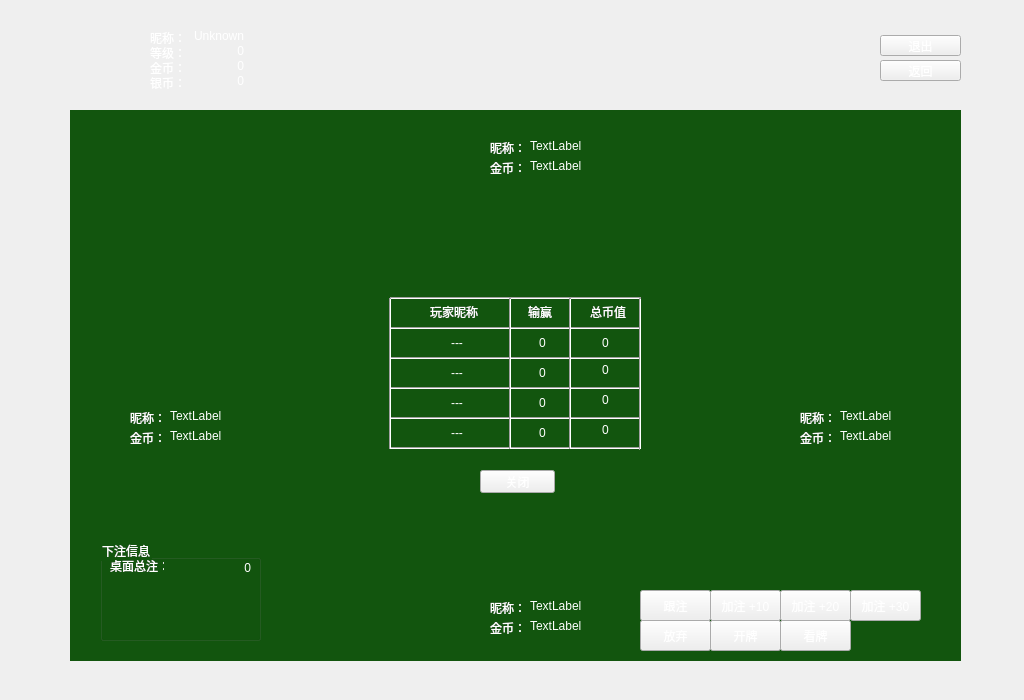
<?xml version="1.0" encoding="UTF-8"?>
<ui version="4.0">
 <class>bgWidget</class>
 <widget class="QWidget" name="bgWidget">
  <property name="enabled">
   <bool>true</bool>
  </property>
  <property name="geometry">
   <rect>
    <x>0</x>
    <y>0</y>
    <width>1024</width>
    <height>700</height>
   </rect>
  </property>
  <property name="minimumSize">
   <size>
    <width>1024</width>
    <height>700</height>
   </size>
  </property>
  <property name="maximumSize">
   <size>
    <width>1024</width>
    <height>700</height>
   </size>
  </property>
  <property name="windowTitle">
   <string>Form</string>
  </property>
  <property name="styleSheet">
   <string notr="true">QWidget[objectName=&quot;bgWidget&quot;] 
{
background-image: url(:/Images/Media/lobby.png);
}

QLabel
{
	color:rgb(255,255,255);
}

QGroupBox
{
	color:rgb(255,255,255);
}

QPushButton
{
border-image: url(:/Images/Media/btn_bg)0 312 0 0;
color: rgb(255, 255, 255);
}
QPushButton::hover
{ 
border-image: url(:/Images/Media/btn_bg)0 156 0 156;
color: rgb(255, 255, 255);
}
QPushButton::pressed
{ 
border-image: url(:/Images/Media/btn_bg)0 0 0 312;
color: rgb(255, 255, 255);
}
QPushButton::disabled
{ 
border-image: url(:/Images/Media/btn_bg)0 0 0 312;
color: rgb(130, 130, 130);
}

QGraphicsView
{
	/*background-color: rgb(80, 0, 1);*/
	background-color: rgb(18, 85, 14);

}

</string>
  </property>
  <widget class="QPushButton" name="btn_back">
   <property name="geometry">
    <rect>
     <x>880</x>
     <y>60</y>
     <width>81</width>
     <height>21</height>
    </rect>
   </property>
   <property name="text">
    <string>返回</string>
   </property>
  </widget>
  <widget class="QPushButton" name="btn_quit">
   <property name="geometry">
    <rect>
     <x>880</x>
     <y>35</y>
     <width>81</width>
     <height>21</height>
    </rect>
   </property>
   <property name="text">
    <string>退出</string>
   </property>
  </widget>
  <widget class="QLabel" name="playerImage">
   <property name="geometry">
    <rect>
     <x>80</x>
     <y>30</y>
     <width>60</width>
     <height>60</height>
    </rect>
   </property>
   <property name="text">
    <string/>
   </property>
   <property name="pixmap">
    <pixmap resource="client.qrc">:/Images/Media/nobodyImage.png</pixmap>
   </property>
  </widget>
  <widget class="QGraphicsView" name="graphicsView">
   <property name="enabled">
    <bool>false</bool>
   </property>
   <property name="geometry">
    <rect>
     <x>70</x>
     <y>110</y>
     <width>891</width>
     <height>551</height>
    </rect>
   </property>
   <property name="frameShape">
    <enum>QFrame::NoFrame</enum>
   </property>
   <property name="verticalScrollBarPolicy">
    <enum>Qt::ScrollBarAlwaysOff</enum>
   </property>
   <property name="horizontalScrollBarPolicy">
    <enum>Qt::ScrollBarAlwaysOff</enum>
   </property>
  </widget>
  <widget class="QLabel" name="playerImage_0">
   <property name="geometry">
    <rect>
     <x>420</x>
     <y>130</y>
     <width>60</width>
     <height>60</height>
    </rect>
   </property>
   <property name="text">
    <string/>
   </property>
   <property name="pixmap">
    <pixmap resource="client.qrc">:/Images/Media/nobodyImage.png</pixmap>
   </property>
  </widget>
  <widget class="QLabel" name="playerImage_1">
   <property name="geometry">
    <rect>
     <x>810</x>
     <y>330</y>
     <width>60</width>
     <height>60</height>
    </rect>
   </property>
   <property name="text">
    <string/>
   </property>
   <property name="pixmap">
    <pixmap resource="client.qrc">:/Images/Media/nobodyImage.png</pixmap>
   </property>
  </widget>
  <widget class="QLabel" name="playerImage_2">
   <property name="geometry">
    <rect>
     <x>420</x>
     <y>590</y>
     <width>60</width>
     <height>60</height>
    </rect>
   </property>
   <property name="text">
    <string/>
   </property>
   <property name="pixmap">
    <pixmap resource="client.qrc">:/Images/Media/nobodyImage.png</pixmap>
   </property>
  </widget>
  <widget class="QLabel" name="playerImage_3">
   <property name="geometry">
    <rect>
     <x>140</x>
     <y>330</y>
     <width>60</width>
     <height>60</height>
    </rect>
   </property>
   <property name="text">
    <string/>
   </property>
   <property name="pixmap">
    <pixmap resource="client.qrc">:/Images/Media/nobodyImage.png</pixmap>
   </property>
  </widget>
  <widget class="QLabel" name="nickName_2">
   <property name="geometry">
    <rect>
     <x>490</x>
     <y>600</y>
     <width>31</width>
     <height>16</height>
    </rect>
   </property>
   <property name="text">
    <string>昵称：</string>
   </property>
  </widget>
  <widget class="QLabel" name="goldCoinText_2">
   <property name="geometry">
    <rect>
     <x>530</x>
     <y>620</y>
     <width>54</width>
     <height>12</height>
    </rect>
   </property>
   <property name="text">
    <string>TextLabel</string>
   </property>
  </widget>
  <widget class="QLabel" name="goldCoin_2">
   <property name="geometry">
    <rect>
     <x>490</x>
     <y>620</y>
     <width>31</width>
     <height>16</height>
    </rect>
   </property>
   <property name="text">
    <string>金币：</string>
   </property>
  </widget>
  <widget class="QLabel" name="nickNameText_2">
   <property name="geometry">
    <rect>
     <x>530</x>
     <y>600</y>
     <width>54</width>
     <height>12</height>
    </rect>
   </property>
   <property name="text">
    <string>TextLabel</string>
   </property>
  </widget>
  <widget class="QLabel" name="goldCoin_1">
   <property name="geometry">
    <rect>
     <x>800</x>
     <y>430</y>
     <width>31</width>
     <height>16</height>
    </rect>
   </property>
   <property name="text">
    <string>金币：</string>
   </property>
  </widget>
  <widget class="QLabel" name="nickName_1">
   <property name="geometry">
    <rect>
     <x>800</x>
     <y>410</y>
     <width>31</width>
     <height>16</height>
    </rect>
   </property>
   <property name="text">
    <string>昵称：</string>
   </property>
  </widget>
  <widget class="QLabel" name="nickNameText_1">
   <property name="geometry">
    <rect>
     <x>840</x>
     <y>410</y>
     <width>54</width>
     <height>12</height>
    </rect>
   </property>
   <property name="text">
    <string>TextLabel</string>
   </property>
  </widget>
  <widget class="QLabel" name="goldCoinText_1">
   <property name="geometry">
    <rect>
     <x>840</x>
     <y>430</y>
     <width>54</width>
     <height>12</height>
    </rect>
   </property>
   <property name="text">
    <string>TextLabel</string>
   </property>
  </widget>
  <widget class="QLabel" name="goldCoin_3">
   <property name="geometry">
    <rect>
     <x>130</x>
     <y>430</y>
     <width>31</width>
     <height>16</height>
    </rect>
   </property>
   <property name="text">
    <string>金币：</string>
   </property>
  </widget>
  <widget class="QLabel" name="nickName_3">
   <property name="geometry">
    <rect>
     <x>130</x>
     <y>410</y>
     <width>31</width>
     <height>16</height>
    </rect>
   </property>
   <property name="text">
    <string>昵称：</string>
   </property>
  </widget>
  <widget class="QLabel" name="nickNameText_3">
   <property name="geometry">
    <rect>
     <x>170</x>
     <y>410</y>
     <width>54</width>
     <height>12</height>
    </rect>
   </property>
   <property name="text">
    <string>TextLabel</string>
   </property>
  </widget>
  <widget class="QLabel" name="goldCoinText_3">
   <property name="geometry">
    <rect>
     <x>170</x>
     <y>430</y>
     <width>54</width>
     <height>12</height>
    </rect>
   </property>
   <property name="text">
    <string>TextLabel</string>
   </property>
  </widget>
  <widget class="QLabel" name="goldCoin_0">
   <property name="geometry">
    <rect>
     <x>490</x>
     <y>160</y>
     <width>31</width>
     <height>16</height>
    </rect>
   </property>
   <property name="text">
    <string>金币：</string>
   </property>
  </widget>
  <widget class="QLabel" name="nickName_0">
   <property name="geometry">
    <rect>
     <x>490</x>
     <y>140</y>
     <width>31</width>
     <height>16</height>
    </rect>
   </property>
   <property name="text">
    <string>昵称：</string>
   </property>
  </widget>
  <widget class="QLabel" name="nickNameText_0">
   <property name="geometry">
    <rect>
     <x>530</x>
     <y>140</y>
     <width>54</width>
     <height>12</height>
    </rect>
   </property>
   <property name="text">
    <string>TextLabel</string>
   </property>
  </widget>
  <widget class="QLabel" name="goldCoinText_0">
   <property name="geometry">
    <rect>
     <x>530</x>
     <y>160</y>
     <width>54</width>
     <height>12</height>
    </rect>
   </property>
   <property name="text">
    <string>TextLabel</string>
   </property>
  </widget>
  <widget class="QLabel" name="nickName">
   <property name="geometry">
    <rect>
     <x>150</x>
     <y>30</y>
     <width>31</width>
     <height>16</height>
    </rect>
   </property>
   <property name="text">
    <string>昵称：</string>
   </property>
  </widget>
  <widget class="QLabel" name="goldCoinText">
   <property name="geometry">
    <rect>
     <x>190</x>
     <y>60</y>
     <width>54</width>
     <height>12</height>
    </rect>
   </property>
   <property name="text">
    <string>0</string>
   </property>
   <property name="alignment">
    <set>Qt::AlignRight|Qt::AlignTrailing|Qt::AlignVCenter</set>
   </property>
  </widget>
  <widget class="QLabel" name="goldCoin">
   <property name="geometry">
    <rect>
     <x>150</x>
     <y>60</y>
     <width>31</width>
     <height>16</height>
    </rect>
   </property>
   <property name="text">
    <string>金币：</string>
   </property>
  </widget>
  <widget class="QLabel" name="silverCoin">
   <property name="geometry">
    <rect>
     <x>150</x>
     <y>75</y>
     <width>31</width>
     <height>16</height>
    </rect>
   </property>
   <property name="text">
    <string>银币：</string>
   </property>
  </widget>
  <widget class="QLabel" name="nickNameText">
   <property name="geometry">
    <rect>
     <x>190</x>
     <y>30</y>
     <width>54</width>
     <height>12</height>
    </rect>
   </property>
   <property name="text">
    <string>Unknown</string>
   </property>
   <property name="alignment">
    <set>Qt::AlignRight|Qt::AlignTrailing|Qt::AlignVCenter</set>
   </property>
  </widget>
  <widget class="QLabel" name="silverCoinText">
   <property name="geometry">
    <rect>
     <x>190</x>
     <y>75</y>
     <width>54</width>
     <height>12</height>
    </rect>
   </property>
   <property name="text">
    <string>0</string>
   </property>
   <property name="alignment">
    <set>Qt::AlignRight|Qt::AlignTrailing|Qt::AlignVCenter</set>
   </property>
  </widget>
  <widget class="QLabel" name="level">
   <property name="geometry">
    <rect>
     <x>150</x>
     <y>45</y>
     <width>31</width>
     <height>16</height>
    </rect>
   </property>
   <property name="text">
    <string>等级：</string>
   </property>
  </widget>
  <widget class="QLabel" name="levelText">
   <property name="geometry">
    <rect>
     <x>190</x>
     <y>45</y>
     <width>54</width>
     <height>12</height>
    </rect>
   </property>
   <property name="text">
    <string>0</string>
   </property>
   <property name="alignment">
    <set>Qt::AlignRight|Qt::AlignTrailing|Qt::AlignVCenter</set>
   </property>
  </widget>
  <widget class="QPushButton" name="btn_oper_1">
   <property name="enabled">
    <bool>true</bool>
   </property>
   <property name="geometry">
    <rect>
     <x>640</x>
     <y>590</y>
     <width>71</width>
     <height>31</height>
    </rect>
   </property>
   <property name="text">
    <string>跟注</string>
   </property>
  </widget>
  <widget class="QPushButton" name="btn_oper_2">
   <property name="geometry">
    <rect>
     <x>710</x>
     <y>590</y>
     <width>71</width>
     <height>31</height>
    </rect>
   </property>
   <property name="text">
    <string>加注 +10</string>
   </property>
  </widget>
  <widget class="QPushButton" name="btn_oper_3">
   <property name="geometry">
    <rect>
     <x>780</x>
     <y>590</y>
     <width>71</width>
     <height>31</height>
    </rect>
   </property>
   <property name="text">
    <string>加注 +20</string>
   </property>
  </widget>
  <widget class="QPushButton" name="btn_oper_4">
   <property name="geometry">
    <rect>
     <x>850</x>
     <y>590</y>
     <width>71</width>
     <height>31</height>
    </rect>
   </property>
   <property name="text">
    <string>加注 +30</string>
   </property>
  </widget>
  <widget class="QPushButton" name="btn_oper_5">
   <property name="geometry">
    <rect>
     <x>710</x>
     <y>620</y>
     <width>71</width>
     <height>31</height>
    </rect>
   </property>
   <property name="text">
    <string>开牌</string>
   </property>
  </widget>
  <widget class="QPushButton" name="btn_oper_6">
   <property name="geometry">
    <rect>
     <x>780</x>
     <y>620</y>
     <width>71</width>
     <height>31</height>
    </rect>
   </property>
   <property name="text">
    <string>看牌</string>
   </property>
  </widget>
  <widget class="QPushButton" name="btn_oper_7">
   <property name="geometry">
    <rect>
     <x>640</x>
     <y>620</y>
     <width>71</width>
     <height>31</height>
    </rect>
   </property>
   <property name="text">
    <string>放弃</string>
   </property>
  </widget>
  <widget class="QGroupBox" name="groupBox">
   <property name="geometry">
    <rect>
     <x>100</x>
     <y>540</y>
     <width>161</width>
     <height>101</height>
    </rect>
   </property>
   <property name="title">
    <string>下注信息</string>
   </property>
   <widget class="QLabel" name="label">
    <property name="geometry">
     <rect>
      <x>10</x>
      <y>20</y>
      <width>54</width>
      <height>12</height>
     </rect>
    </property>
    <property name="text">
     <string>桌面总注：</string>
    </property>
   </widget>
   <widget class="QLabel" name="totalCoin">
    <property name="geometry">
     <rect>
      <x>80</x>
      <y>20</y>
      <width>71</width>
      <height>16</height>
     </rect>
    </property>
    <property name="text">
     <string>0</string>
    </property>
    <property name="alignment">
     <set>Qt::AlignRight|Qt::AlignTrailing|Qt::AlignVCenter</set>
    </property>
   </widget>
  </widget>
  <widget class="QLabel" name="clock_0">
   <property name="geometry">
    <rect>
     <x>380</x>
     <y>140</y>
     <width>32</width>
     <height>32</height>
    </rect>
   </property>
   <property name="text">
    <string/>
   </property>
   <property name="pixmap">
    <pixmap resource="client.qrc">:/Images/Media/clock.gif</pixmap>
   </property>
  </widget>
  <widget class="QLabel" name="clock_1">
   <property name="geometry">
    <rect>
     <x>870</x>
     <y>340</y>
     <width>32</width>
     <height>32</height>
    </rect>
   </property>
   <property name="text">
    <string/>
   </property>
   <property name="pixmap">
    <pixmap resource="client.qrc">:/Images/Media/clock.gif</pixmap>
   </property>
  </widget>
  <widget class="QLabel" name="clock_2">
   <property name="geometry">
    <rect>
     <x>380</x>
     <y>600</y>
     <width>32</width>
     <height>32</height>
    </rect>
   </property>
   <property name="text">
    <string/>
   </property>
   <property name="pixmap">
    <pixmap resource="client.qrc">:/Images/Media/clock.gif</pixmap>
   </property>
  </widget>
  <widget class="QLabel" name="clock_3">
   <property name="geometry">
    <rect>
     <x>100</x>
     <y>350</y>
     <width>32</width>
     <height>32</height>
    </rect>
   </property>
   <property name="text">
    <string/>
   </property>
   <property name="pixmap">
    <pixmap resource="client.qrc">:/Images/Media/clock.gif</pixmap>
   </property>
  </widget>
  <widget class="QWidget" name="balance" native="true">
   <property name="geometry">
    <rect>
     <x>360</x>
     <y>260</y>
     <width>317</width>
     <height>259</height>
    </rect>
   </property>
   <widget class="QLabel" name="bg">
    <property name="geometry">
     <rect>
      <x>0</x>
      <y>0</y>
      <width>317</width>
      <height>259</height>
     </rect>
    </property>
    <property name="text">
     <string/>
    </property>
    <property name="pixmap">
     <pixmap resource="client.qrc">:/Images/Media/balanceBG.png</pixmap>
    </property>
   </widget>
   <widget class="Line" name="line">
    <property name="geometry">
     <rect>
      <x>30</x>
      <y>30</y>
      <width>251</width>
      <height>16</height>
     </rect>
    </property>
    <property name="orientation">
     <enum>Qt::Horizontal</enum>
    </property>
   </widget>
   <widget class="Line" name="line_2">
    <property name="geometry">
     <rect>
      <x>30</x>
      <y>60</y>
      <width>251</width>
      <height>16</height>
     </rect>
    </property>
    <property name="orientation">
     <enum>Qt::Horizontal</enum>
    </property>
   </widget>
   <widget class="Line" name="line_3">
    <property name="geometry">
     <rect>
      <x>30</x>
      <y>90</y>
      <width>251</width>
      <height>16</height>
     </rect>
    </property>
    <property name="orientation">
     <enum>Qt::Horizontal</enum>
    </property>
   </widget>
   <widget class="Line" name="line_4">
    <property name="geometry">
     <rect>
      <x>30</x>
      <y>120</y>
      <width>251</width>
      <height>16</height>
     </rect>
    </property>
    <property name="orientation">
     <enum>Qt::Horizontal</enum>
    </property>
   </widget>
   <widget class="Line" name="line_5">
    <property name="geometry">
     <rect>
      <x>30</x>
      <y>150</y>
      <width>251</width>
      <height>16</height>
     </rect>
    </property>
    <property name="orientation">
     <enum>Qt::Horizontal</enum>
    </property>
   </widget>
   <widget class="Line" name="line_6">
    <property name="geometry">
     <rect>
      <x>30</x>
      <y>180</y>
      <width>251</width>
      <height>16</height>
     </rect>
    </property>
    <property name="orientation">
     <enum>Qt::Horizontal</enum>
    </property>
   </widget>
   <widget class="Line" name="line_7">
    <property name="geometry">
     <rect>
      <x>20</x>
      <y>38</y>
      <width>20</width>
      <height>151</height>
     </rect>
    </property>
    <property name="orientation">
     <enum>Qt::Vertical</enum>
    </property>
   </widget>
   <widget class="Line" name="line_8">
    <property name="geometry">
     <rect>
      <x>140</x>
      <y>38</y>
      <width>20</width>
      <height>151</height>
     </rect>
    </property>
    <property name="orientation">
     <enum>Qt::Vertical</enum>
    </property>
   </widget>
   <widget class="Line" name="line_9">
    <property name="geometry">
     <rect>
      <x>200</x>
      <y>38</y>
      <width>20</width>
      <height>151</height>
     </rect>
    </property>
    <property name="orientation">
     <enum>Qt::Vertical</enum>
    </property>
   </widget>
   <widget class="Line" name="line_10">
    <property name="geometry">
     <rect>
      <x>270</x>
      <y>38</y>
      <width>20</width>
      <height>152</height>
     </rect>
    </property>
    <property name="orientation">
     <enum>Qt::Vertical</enum>
    </property>
   </widget>
   <widget class="QLabel" name="label_2">
    <property name="geometry">
     <rect>
      <x>70</x>
      <y>42</y>
      <width>54</width>
      <height>20</height>
     </rect>
    </property>
    <property name="text">
     <string>玩家昵称</string>
    </property>
   </widget>
   <widget class="QLabel" name="label_3">
    <property name="geometry">
     <rect>
      <x>168</x>
      <y>42</y>
      <width>54</width>
      <height>20</height>
     </rect>
    </property>
    <property name="text">
     <string>输赢</string>
    </property>
   </widget>
   <widget class="QLabel" name="label_4">
    <property name="geometry">
     <rect>
      <x>230</x>
      <y>42</y>
      <width>54</width>
      <height>20</height>
     </rect>
    </property>
    <property name="text">
     <string>总币值</string>
    </property>
   </widget>
   <widget class="QLabel" name="bl_nickname_0">
    <property name="geometry">
     <rect>
      <x>70</x>
      <y>73</y>
      <width>54</width>
      <height>20</height>
     </rect>
    </property>
    <property name="text">
     <string>---</string>
    </property>
    <property name="alignment">
     <set>Qt::AlignCenter</set>
    </property>
   </widget>
   <widget class="QLabel" name="bl_nickname_1">
    <property name="geometry">
     <rect>
      <x>70</x>
      <y>103</y>
      <width>54</width>
      <height>20</height>
     </rect>
    </property>
    <property name="text">
     <string>---</string>
    </property>
    <property name="alignment">
     <set>Qt::AlignCenter</set>
    </property>
   </widget>
   <widget class="QLabel" name="bl_nickname_2">
    <property name="geometry">
     <rect>
      <x>70</x>
      <y>133</y>
      <width>54</width>
      <height>20</height>
     </rect>
    </property>
    <property name="text">
     <string>---</string>
    </property>
    <property name="alignment">
     <set>Qt::AlignCenter</set>
    </property>
   </widget>
   <widget class="QLabel" name="bl_nickname_3">
    <property name="geometry">
     <rect>
      <x>70</x>
      <y>163</y>
      <width>54</width>
      <height>20</height>
     </rect>
    </property>
    <property name="text">
     <string>---</string>
    </property>
    <property name="alignment">
     <set>Qt::AlignCenter</set>
    </property>
   </widget>
   <widget class="QLabel" name="bl_winscore_0">
    <property name="geometry">
     <rect>
      <x>157</x>
      <y>73</y>
      <width>51</width>
      <height>20</height>
     </rect>
    </property>
    <property name="text">
     <string>0</string>
    </property>
    <property name="alignment">
     <set>Qt::AlignCenter</set>
    </property>
   </widget>
   <widget class="QLabel" name="bl_winscore_1">
    <property name="geometry">
     <rect>
      <x>157</x>
      <y>103</y>
      <width>51</width>
      <height>20</height>
     </rect>
    </property>
    <property name="text">
     <string>0</string>
    </property>
    <property name="alignment">
     <set>Qt::AlignCenter</set>
    </property>
   </widget>
   <widget class="QLabel" name="bl_winscore_2">
    <property name="geometry">
     <rect>
      <x>157</x>
      <y>133</y>
      <width>51</width>
      <height>20</height>
     </rect>
    </property>
    <property name="text">
     <string>0</string>
    </property>
    <property name="alignment">
     <set>Qt::AlignCenter</set>
    </property>
   </widget>
   <widget class="QLabel" name="bl_winscore_3">
    <property name="geometry">
     <rect>
      <x>157</x>
      <y>163</y>
      <width>51</width>
      <height>20</height>
     </rect>
    </property>
    <property name="text">
     <string>0</string>
    </property>
    <property name="alignment">
     <set>Qt::AlignCenter</set>
    </property>
   </widget>
   <widget class="QLabel" name="bl_totalscore_0">
    <property name="geometry">
     <rect>
      <x>215</x>
      <y>73</y>
      <width>61</width>
      <height>20</height>
     </rect>
    </property>
    <property name="text">
     <string>0</string>
    </property>
    <property name="alignment">
     <set>Qt::AlignCenter</set>
    </property>
   </widget>
   <widget class="QLabel" name="bl_totalscore_1">
    <property name="geometry">
     <rect>
      <x>215</x>
      <y>100</y>
      <width>61</width>
      <height>20</height>
     </rect>
    </property>
    <property name="text">
     <string>0</string>
    </property>
    <property name="alignment">
     <set>Qt::AlignCenter</set>
    </property>
   </widget>
   <widget class="QLabel" name="bl_totalscore_2">
    <property name="geometry">
     <rect>
      <x>215</x>
      <y>130</y>
      <width>61</width>
      <height>20</height>
     </rect>
    </property>
    <property name="text">
     <string>0</string>
    </property>
    <property name="alignment">
     <set>Qt::AlignCenter</set>
    </property>
   </widget>
   <widget class="QLabel" name="bl_totalscore_3">
    <property name="geometry">
     <rect>
      <x>215</x>
      <y>160</y>
      <width>61</width>
      <height>20</height>
     </rect>
    </property>
    <property name="text">
     <string>0</string>
    </property>
    <property name="alignment">
     <set>Qt::AlignCenter</set>
    </property>
   </widget>
   <widget class="QPushButton" name="blbtn_close">
    <property name="geometry">
     <rect>
      <x>120</x>
      <y>210</y>
      <width>75</width>
      <height>23</height>
     </rect>
    </property>
    <property name="text">
     <string>关闭</string>
    </property>
   </widget>
  </widget>
 </widget>
 <resources>
  <include location="client.qrc"/>
 </resources>
 <connections/>
</ui>
